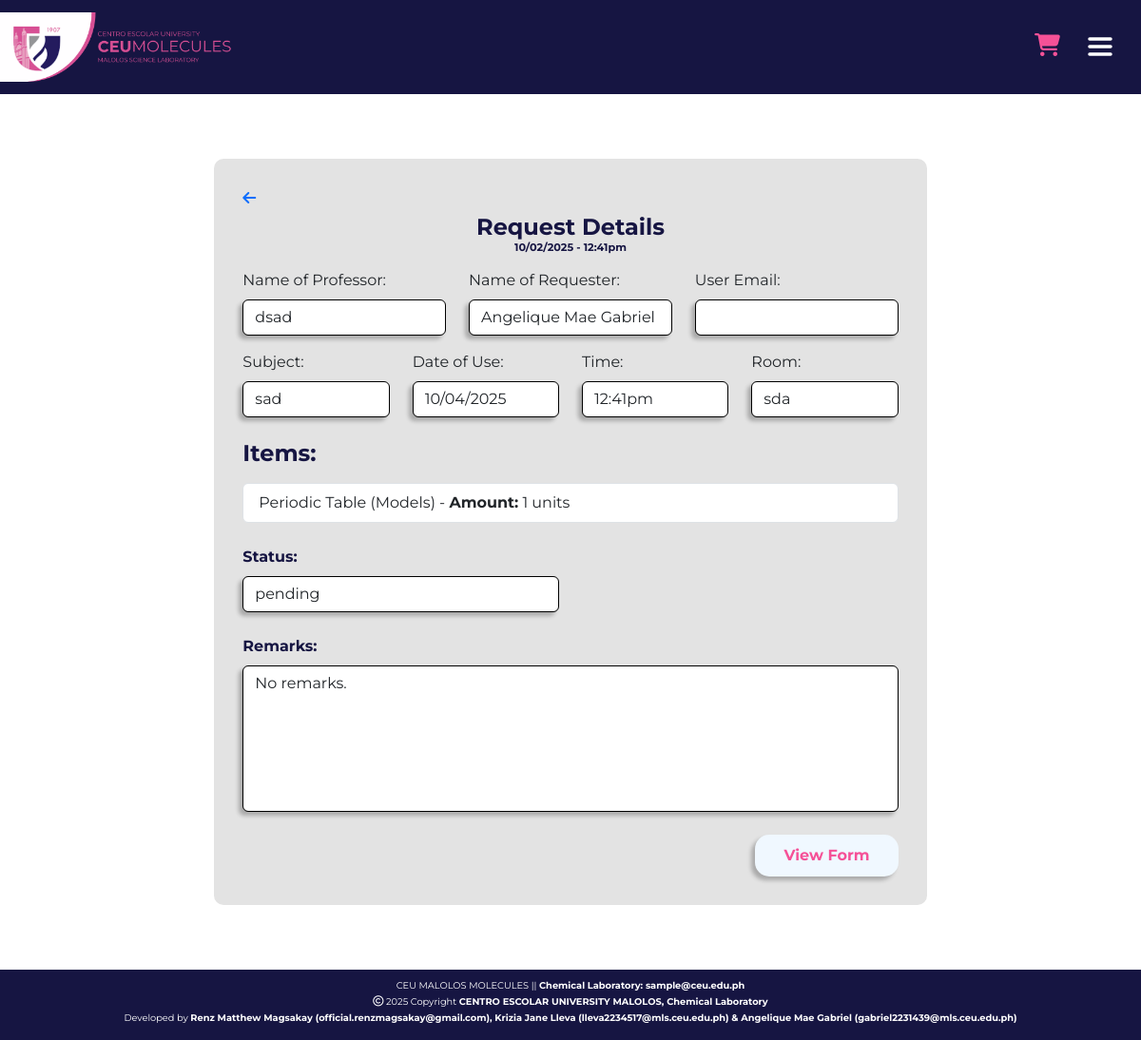
The app's page /u-order-details.php?id=28 (signed in) with its own data.
### tables this page shows
CREATE TABLE IF NOT EXISTS `tbl_requests` (
  `request_id` int NOT NULL AUTO_INCREMENT,
  `cart_id` int DEFAULT NULL,
  `prof_name` varchar(255) DEFAULT NULL,
  `subject` varchar(45) DEFAULT NULL,
  `date_from` datetime DEFAULT NULL,
  `date_to` datetime DEFAULT NULL,
  `time_from` varchar(45) DEFAULT NULL,
  `time_to` varchar(45) DEFAULT NULL,
  `room` varchar(45) DEFAULT NULL,
  `status` varchar(45) DEFAULT NULL,
  `request_date` datetime DEFAULT CURRENT_TIMESTAMP,
  `remarks` mediumtext,
  PRIMARY KEY (`request_id`),
  KEY `cart_idx` (`cart_id`)
);

CREATE TABLE IF NOT EXISTS `tbl_users` (
  `user_id` int NOT NULL AUTO_INCREMENT,
  `first_name` varchar(45) NOT NULL,
  `last_name` varchar(45) NOT NULL,
  `email` varchar(255) NOT NULL,
  `password` varchar(255) NOT NULL,
  `account_type` varchar(45) NOT NULL,
  `is_active` tinyint(1) NOT NULL,
  PRIMARY KEY (`user_id`)
);

CREATE TABLE IF NOT EXISTS `tbl_cart_items` (
  `item_id` int NOT NULL AUTO_INCREMENT,
  `cart_id` int DEFAULT NULL,
  `product_id` int DEFAULT NULL,
  `amount` int DEFAULT NULL,
  `report_status` varchar(50) DEFAULT NULL,
  `report_qty` int DEFAULT NULL,
  PRIMARY KEY (`item_id`),
  KEY `cart_item_idx` (`cart_id`),
  KEY `item_idx` (`product_id`)
);

CREATE TABLE IF NOT EXISTS `tbl_inventory` (
  `product_id` int NOT NULL AUTO_INCREMENT,
  `name` varchar(255) DEFAULT NULL,
  `image_path` varchar(255) NOT NULL,
  `stock` int DEFAULT NULL,
  `measure_unit` varchar(45) DEFAULT NULL,
  `product_type` varchar(45) DEFAULT NULL,
  `is_consumables` tinyint(1) NOT NULL,
  PRIMARY KEY (`product_id`)
);

### u-order-details.php (the view, shortened to what this page needs)
<?php
$config = new config();
$pdo = $config->con();
$request_id = $_GET['id'];
$current_user_id = $_SESSION['user_id'];
$sql_request = "SELECT r.*, u.first_name, u.last_name, c.cart_status
                FROM tbl_requests r
                JOIN tbl_cart c ON r.cart_id = c.cart_id
                JOIN tbl_users u ON c.user_id = u.user_id
                WHERE r.request_id = ? AND c.user_id = ?";
$stmt_request = $pdo->prepare($sql_request);
$stmt_request->execute([$request_id, $current_user_id]);
$details = $stmt_request->fetch(PDO::FETCH_ASSOC);
$sql_items = "SELECT i.amount, inv.name, inv.measure_unit, inv.product_type
              FROM tbl_cart_items i
              JOIN tbl_inventory inv ON i.product_id = inv.product_id
              WHERE i.cart_id = ?";
$stmt_items = $pdo->prepare($sql_items);
$stmt_items->execute([$details['cart_id']]);
$items = $stmt_items->fetchAll(PDO::FETCH_ASSOC);
$date_from = date('m/d/Y', strtotime($details['date_from']));
$date_to = date('m/d/Y', strtotime($details['date_to']));
$date_display = ($date_from === $date_to) ? $date_from : $date_from . ' - ' . $date_to;
$time_from = date('g:ia', strtotime($details['time_from']));
$time_to = date('g:ia', strtotime($details['time_to']));
$time_display = ($time_from === $time_to) ? $time_from : $time_from . ' - ' . $time_to;
?>
<!DOCTYPE html>
<html lang="en">
<head>
  <link href="https://cdn.jsdelivr.net/npm/bootstrap@5.3.7/dist/css/bootstrap.min.css" rel="stylesheet"
>
  <link rel="stylesheet" type="text/css" href="resource/css/home-admin.css">
  <link rel="stylesheet" href="https://unpkg.com/aos@next/dist/aos.css" />
  <link rel="stylesheet" href="https://cdnjs.cloudflare.com/ajax/libs/font-awesome/6.4.0/css/all.min.css">
</head>
<nav class="navbar">
  <a class="navbar-brand" href="index.php">
    <img class="ceu-logo img-fluid" src="./resource/img/ceu-molecules.png"/>
  </a>
  <div class="right-side-icons">
    <a href="u-cart.php"><i class="fa-solid fa-cart-shopping cart-icon"></i></a>
      <button class="navbar-toggler me-3 custom-toggler" type="button" data-bs-toggle="offcanvas" data-bs-target="#offcanvasNavbar" aria-controls="offcanvasNavbar" aria-label="Toggle navigation">
    <span class="navbar-toggler-icon"></span>
  </button>
  </div>
</nav>
<main class="user-order-details-page">
        <div class="container-fluid py-5">
            <div class="row justify-content-center">
                <div class="col-lg-8 col-md-10">
                    <div class="request-form-card">
                        <a href="u-request.php"><i class="fas fa-arrow-left"></i></a>
                        <form method="post" action="">
                            <h4 class="request-details-title mt-1 mb-3 text-center">Request Details <p><?= date('m/d/Y - g:ia', strtotime($details['request_date'])) ?></p></h4>
                            <div class="row mb-3 align-items-end">
                                <div class="col-md-4">
                                    <label class="form-label">Name of Professor:</label>
                                    <input type="text" class="form-control" value="<?= htmlspecialchars($details['prof_name']) ?>" readonly>
                                </div>
                                <div class="col-md-4">
                                    <label class="form-label">Name of Requester:</label>
                                    <input type="text" class="form-control" value="<?= htmlspecialchars($details['first_name'] . ' ' . $details['last_name']) ?>" readonly>
                                </div>
                                <div class="col-md-4">
                                    <label class="form-label">User Email:</label>
                                    <input type="text" class="form-control" value="<?= htmlspecialchars($details['email']) ?>" readonly>
                                </div>
                            </div>
                            <div class="row mb-4 align-items-end">
                                <div class="col-md-3">
                                    <label class="form-label">Subject:</label>
                                    <input type="text" class="form-control" value="<?= htmlspecialchars($details['subject']) ?>" readonly>
                                </div>
                                <div class="col-md-3">
                                    <label class="form-label">Date of Use:</label>
                                    <input type="text" class="form-control" value="<?= htmlspecialchars($date_display) ?>" readonly>
                                </div>
                                <div class="col-md-3">
                                    <label class="form-label">Time:</label>
                                    <input type="text" class="form-control" value="<?= htmlspecialchars($time_display) ?>" readonly>
                                </div>
                                <div class="col-md-3">
                                    <label class="form-label">Room:</label>
                                    <input type="text" class="form-control" value="<?= htmlspecialchars($details['room']) ?>" readonly>
                                </div>
                            </div>
                            <h4 class="request-details-title mt-1 mb-3">Items:</h4>
                            <div id="request-list-container">
                                <ul class="list-group">
                                    <?php foreach ($items as $item): ?>
                                        <li class="list-group-item">
                                            <?= htmlspecialchars($item['name']) ?> (<?= htmlspecialchars($item['product_type']) ?>) -
                                            <strong>Amount:</strong> <?= htmlspecialchars($item['amount']) ?> <?= htmlspecialchars($item['measure_unit']) ?>
                                        </li>
                                    <?php endforeach; ?>
                                </ul>
                            </div>
                            <div class="mb-4 mt-4">
                                <label class="form-label request-details-title">Status:</label>
                                <div class="row align-items-end">
                                    <div class="col-md-6">
                                        <?php if ($details['status'] == 'Pending'): ?>
                                            <div class="d-flex align-items-center gap-3">
                                                <input type="text" class="form-control" value="<?= htmlspecialchars($details['status']) ?>" readonly style="flex: 1;">
                                            </div>
                                        <?php else: ?>
                                            <input type="text" class="form-control" value="<?= htmlspecialchars($details['status']) ?>" readonly>
                                        <?php endif; ?>
                                    </div>
                                </div>
                            </div>
                            <div class="mb-4 mt-4">
                                <label for="remarks" class="form-label request-details-title remarks">Remarks:</label>
                                <div class="remarks-container">
                                    <textarea class="form-control" id="remarks" name="remarks" rows="4" readonly><?= htmlspecialchars($details['remarks'] ?? 'No remarks.') ?></textarea>
                                </div>
                            </div>
                            <div class="d-flex justify-content-end mt-4">
                              <div class="status-container">
                                  <button type="submit" class="btn finalize-btn" name="view-btn">View Form</button>
                              </div>
                          </div>
                        </form>
                    </div>
                </div>
            </div>
        </div>
  </main>
  <footer>
    <div class="container-fluid">
      <p class="text-center text-white pt-2">
        <small>CEU MALOLOS MOLECULES || <strong>Chemical Laboratory: sample@ceu.edu.ph</strong><br>
          <i class="fa-regular fa-copyright"></i> 2025 Copyright <strong>CENTRO ESCOLAR UNIVERSITY MALOLOS, Chemical
            Laboratory</strong><br>
          Developed by <strong>Renz Matthew Magsakay (official.renzmagsakay@gmail.com), Krizia Jane Lleva
            (lleva2234517@mls.ceu.edu.ph) & Angelique Mae Gabriel (gabriel2231439@mls.ceu.edu.ph)</strong>
        </small>
      </p>
    </div>
  </footer>
</body>
</html>

### resource/css/home-admin.css (style rules this page uses)
* { margin: 0; padding: 0; box-sizing: border-box; }
html { text-rendering: optimizeLegibility; scroll-behavior: smooth; }
.ceu-logo { width: 250px; height: auto; }
.navbar { background: var(--CEU-Dark-Blue, #161542); }
.custom-toggler { border: none; }
.right-side-icons { display: flex; align-items: center; gap: 15px; }
.right-side-icons .cart-icon { color: #F55197; font-size: 1.5rem; cursor: pointer; }
main { padding: 20px; }
main { flex-grow: 1; }
footer { background-color: #161542; }
footer, p, .fa-copyright { font-size: 0.7rem; }
.request-form-card { background-color: #E3E3E3; padding: 30px; border-radius: 10px; }
.form-control { border: 1px solid #000000; box-shadow: -4px 4px 4px 0px #00000040; }
.request-details-title { color: #161542; font-weight: bold; }
.finalize-btn { background-color: #f0f8ff; color: #F55197; border: 1px; padding: 10px 30px; border-radius: 15px; font-weight: bold; box-shadow: -4px 4px 4px 0px #00000040; transition: all 0.3s ease; }
.remarks-container { position: relative; }
textarea.form-control { padding-bottom: 50px; resize: none; }

### records on screen
tbl_requests: request_date "10/02/2025 - 12:41pm", prof_name "dsad", last_name "Angelique Mae Gabriel", subject "sad", date_from+date_to "10/04/2025", time_from+time_to "12:41pm", room "sda", status "pending", remarks "No remarks."
tbl_cart_items: product.name "Periodic Table", product.product_type "Models", amount "1", product.measure_unit "units"
